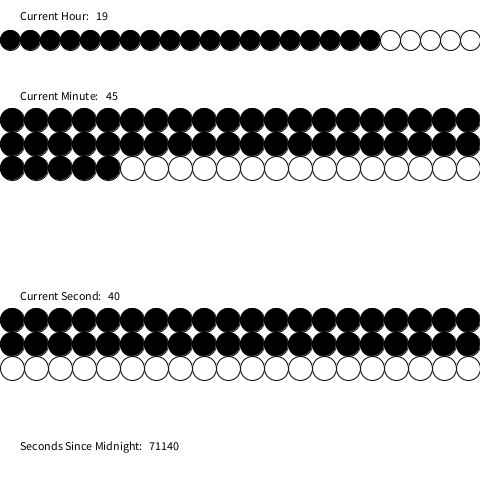
Frame 1 (no input)
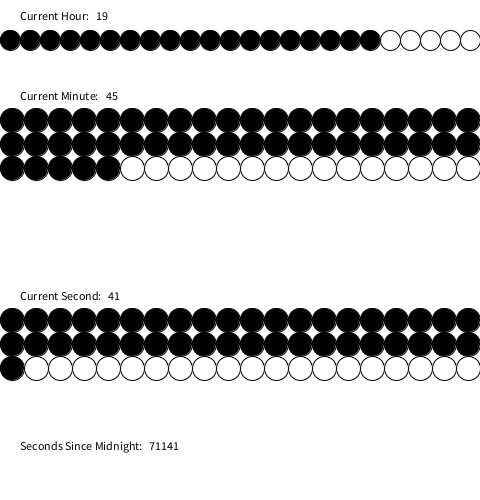
Frame 60 (the mouse pressed at the canvas centre just before this capture)
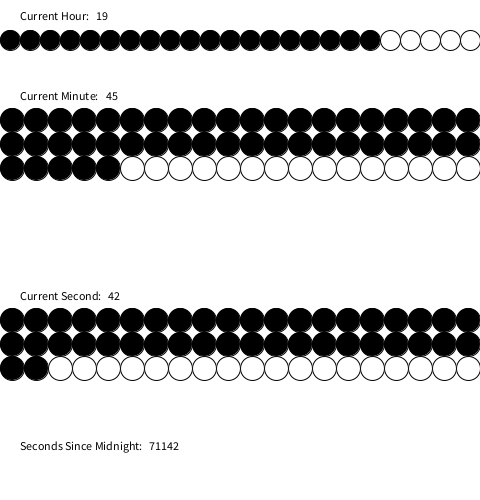
Frame 120 (the mouse held since frame 60 and released just before this capture)

The Processing sketch that drew these frames (run headless with seeded random() and noise(); from frame 60 on, the mouse is pressed at the canvas centre):

// Processing sketch: Q1
// ── Q1.pde
// Kevin Keen
// 20720531

void setup() {
  size(480, 500);
  secondsBeforeMidnight(); // Displays the current seconds BEFORE midnight
}

void draw() {
  
  background(255);
 
  myHour();
  myMinute();
  mySecond();
  
  // Displays seconds since midnight
  text("Seconds Since Midnight:   " + secondsSinceMidnight(), 20, 450);
}

void myHour() {
  
  int currentHour = hour();
  for (int hourX = 10; hourX < width; hourX += 20) {
    
    if (hourX / 20 < hour()) { // Colors circles less than current hour
      fill(0);
    } else {
      fill(255);
    }
    ellipse(hourX, 40, 20, 20);
  }
  fill(0);
  text("Current Hour:   " + currentHour, 20, 20); // Displays Hours
}

void myMinute() {
  
  int currentMinute = minute();
  int v = 0; // Increments each circle by 1 from left to right
  
  for (int minuteY = 120; minuteY < 192; minuteY += 24) {
    for (int minuteX = 12; minuteX < width; minuteX += 24) {
      
      v++; // Increments each circle by 1 from left to right
      if (v <= minute()) { //<>//
        fill(0); //<>//
      } else {
        fill(255);
      }
      ellipse(minuteX, minuteY, 24, 24);
    }
  }
  fill(0);
  text("Current Minute:   " + currentMinute, 20, 100); // Displays Minutes
}

void mySecond() {
  
  int currentSecond = second(); 
  int t = 0;
  
  for (int secondY = 320; secondY < 392; secondY += 24) {
    for (int secondX = 12; secondX < width; secondX += 24) {
      
      t++; // Increments each circle by 1 from left to right
      if (t <= second()) {
        fill(0);
      } else {
        fill(255);
      }
      ellipse(secondX, secondY, 24, 24);
    }
  }
  fill(0);
  text("Current Second:   " + currentSecond, 20, 300); // Displays Seconds
}

// This function returns the seconds since Midnight
int secondsSinceMidnight() {
  
  int totalSeconds = 0;
  
  totalSeconds = hour() * 3600 + minute() * 60 + second();
  
  return totalSeconds;
}

// This function prints the seconds BEFORE midnight
void secondsBeforeMidnight() {
  
  int secondsBeforeMidnight = 0;
  
  // Returns the value secondsBeforeMidnight
  secondsBeforeMidnight = ((60-second()) + ((60-1-minute())*60) + (24-1-hour())*3600);
  println(secondsBeforeMidnight);
}
